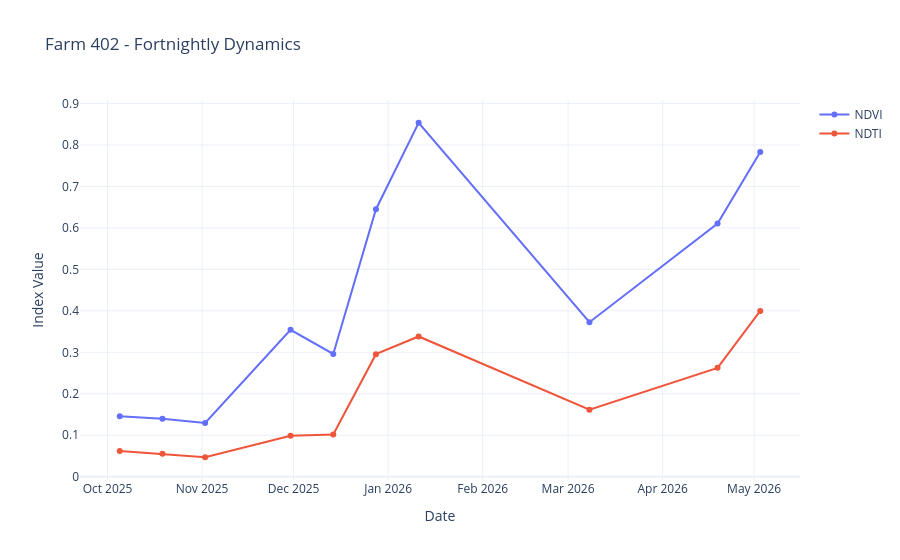

The cell this chart's notebook holds for it:
### Code cell
# 1. Initialize the Extractor
extractor = GEETimeSeriesExtractor()

# 2. Fetch data: We want standard NDVI, but also a custom Soil Moisture proxy
# raw_df = extractor.extract(
#     aoi=my_farm_geometry,
#     start_date='2025-06-01',
#     # end_date='2026-04-01',
#     end_date=datetime.now().strftime('%Y-%m-%d'), # Dynamic end date
#     indices=['NDVI', 'NDTI'], 
#     # custom_formulas={'CUSTOM_RATIO': 'b("B3") / b("B12")'}, # Dynamic!
#     apply_mask=True # Toggle cloud masking
# )
raw_df = extractor.extract(
    aoi=my_farm_geometry,
    start_date='2025-10-01',
    indices=['NDVI', 'NDTI'],
    end_date=datetime.now().strftime('%Y-%m-%d'),
    reducer='median',          # Passing string instead of Enum
    crs='EPSG:4326',        # Caught by **reduce_kwargs
    # bestEffort=True         # Caught by **reduce_kwargs
)
# 3. Process the data: Let's aggregate by Fortnight (2 Weeks)
processor = TimeSeriesProcessor(raw_df)
processed_df = processor.aggregate(frequency='2W').df

# 4. Plot the data: Let's use Plotly for an interactive dashboard
plotter = TimeSeriesPlotter(processed_df)
plotter.plot_interactive(columns_to_plot=['NDVI', 'NDTI', 'CUSTOM_RATIO'], title="Farm 402 - Fortnightly Dynamics")

### Figure 1 — Plotly figure (JSON) as saved in the notebook; plotly's stock layout.template omitted (floating-point values rounded to 4 significant figures)
{"data": [{"mode": "lines+markers", "name": "NDVI", "type": "scatter", "x": ["2025-10-05T00:00:00.000000000", "2025-10-19T00:00:00.000000000", "2025-11-02T00:00:00.000000000", "2025-11-30T00:00:00.000000000", "2025-12-14T00:00:00.000000000", "2025-12-28T00:00:00.000000000", "2026-01-11T00:00:00.000000000", "2026-03-08T00:00:00.000000000", "2026-04-19T00:00:00.000000000", "2026-05-03T00:00:00.000000000"], "y": [0.1456, 0.1397, 0.1298, 0.3541, 0.296, 0.6451, 0.8535, 0.3725, 0.6105, 0.7832]}, {"mode": "lines+markers", "name": "NDTI", "type": "scatter", "x": ["2025-10-05T00:00:00.000000000", "2025-10-19T00:00:00.000000000", "2025-11-02T00:00:00.000000000", "2025-11-30T00:00:00.000000000", "2025-12-14T00:00:00.000000000", "2025-12-28T00:00:00.000000000", "2026-01-11T00:00:00.000000000", "2026-03-08T00:00:00.000000000", "2026-04-19T00:00:00.000000000", "2026-05-03T00:00:00.000000000"], "y": [0.06202, 0.05519, 0.04701, 0.09862, 0.102, 0.2956, 0.3382, 0.1616, 0.2625, 0.3999]}], "layout": {"hovermode": "x unified", "title": {"text": "Farm 402 - Fortnightly Dynamics"}, "xaxis": {"title": {"text": "Date"}}, "yaxis": {"title": {"text": "Index Value"}}}}
